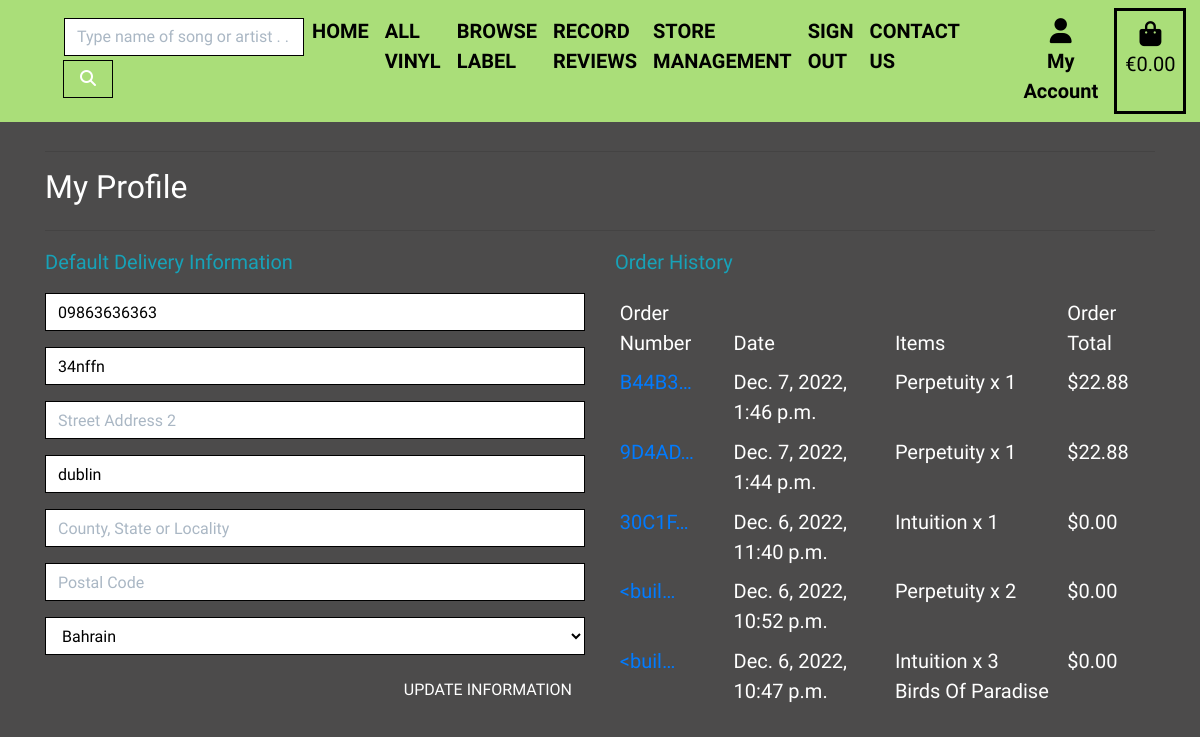
Before: /profile/ (signed in) with the older database file.
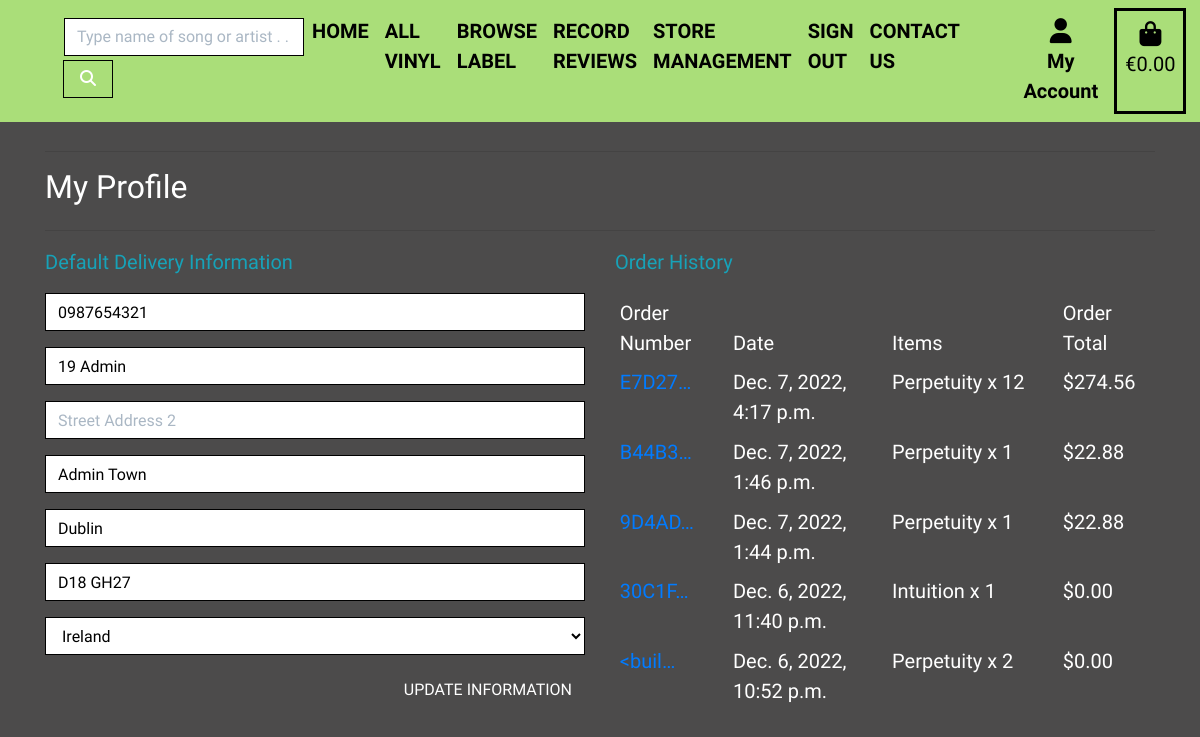
After: the same page with the newer database file.
### profiles/models.py (models this page shows, shortened)
class UserProfile(models.Model):
    user = models.OneToOneField(User, on_delete=models.CASCADE)
    default_phone_number = models.CharField(
        max_length=20, null=True, blank=True
    )
    default_street_address1 = models.CharField(
        max_length=80, null=True, blank=True
    )
    default_street_address2 = models.CharField(
        max_length=80, null=True, blank=True
    )
    default_town_or_city = models.CharField(
        max_length=40, null=True, blank=True
    )
    default_county = models.CharField(max_length=80, null=True, blank=True)
    default_postcode = models.CharField(max_length=20, null=True, blank=True)
    default_country = CountryField(
        blank_label='Country', null=True, blank=True
    )

### checkout/models.py (models this page shows, shortened)
class Order(models.Model):
    order_number = models.CharField(max_length=32, null=False, editable=False)
    user_profile = models.ForeignKey(UserProfile, on_delete=models.SET_NULL,
                                     null=True, blank=True,
                                     related_name='orders'
                                     )
    full_name = models.CharField(max_length=50, null=False, blank=False)
    email = models.EmailField(max_length=254, null=False, blank=False)
    phone_number = models.CharField(max_length=20, null=False, blank=False)
    country = CountryField(blank_label='Country *', null=False, blank=False)
    town_or_city = models.CharField(max_length=40, null=False, blank=False)
    street_address1 = models.CharField(max_length=80, null=False, blank=False)
    street_address2 = models.CharField(max_length=80, null=True, blank=True)
    postcode = models.CharField(max_length=20, null=True, blank=True)
    county = models.CharField(max_length=80, null=True, blank=True)
    date = models.DateTimeField(auto_now_add=True)
    delivery_cost = models.DecimalField(
        max_digits=6, decimal_places=2, null=False, default=0
    )
    order_total = models.DecimalField(
        max_digits=10, decimal_places=2, null=False, default=0
    )
    grand_total = models.DecimalField(
        max_digits=10, decimal_places=2, null=False, default=0
    )
    original_basket = models.TextField(null=False, blank=False, default='')
    stripe_pid = models.CharField(
        max_length=254, null=False, blank=False, default=''
    )
    class Meta:
        ordering = ['-date']

class ItemCheckout(models.Model):
    order = models.ForeignKey(
        Order, null=False, blank=False, on_delete=models.CASCADE,
        related_name='itemcheckout'
    )
    record = models.ForeignKey(
        Record, null=False, blank=False, on_delete=models.CASCADE
    )
    quantity = models.IntegerField(null=False, blank=False, default=0)
    item_total = models.DecimalField(
        max_digits=6, decimal_places=2, null=False, blank=False, editable=False
    )

### products/models.py (models this page shows, shortened)
class Record(models.Model):
    title = models.CharField(max_length=254)
    artist = models.CharField(max_length=254)
    producer = models.CharField(max_length=254, default="")
    label = models.ForeignKey(Label, on_delete=models.CASCADE)
    price = models.DecimalField(max_digits=4, decimal_places=2)
    track = models.CharField(
        max_length=100, null=False, blank=False, default=""
    )
    description = models.TextField(null=True, blank=True)
    image_url = models.URLField(max_length=1024, null=True, blank=True)
    image = models.ImageField(null=True, blank=True)

### profiles/views.py (the view)
# urls.py: path('profile/', include('profiles.urls')),
@login_required
def profile(request):
    profile = get_object_or_404(UserProfile, user=request.user)
    if request.method == 'POST':
        form = UserProfileForm(request.POST, instance=profile)
        if form.is_valid():
            form.save()
            messages.success(request, 'Profile updated successfully')
        else:
            messages.error(request, 'Update failed. Please ensure the form is \
                valid.')
    else:
        form = UserProfileForm(instance=profile)
    orders = profile.orders.all()
    template = 'profiles/profile.html'
    context = {
        'form': form,
        'orders': orders,
        'on_profile_page': True
    }
    return render(request, template, context)

### basket/contexts.py (called while the page is built, shortened)
def basket_contents(request):
    basket_items = []
    total = 0
    record_count = 0
    basket = request.session.get('basket', {})
    delivery = total * Decimal(settings.DELIVERY_PERCENTAGE / 100)
    grand_total = total + delivery
    context = {
        'basket_items': basket_items,
        'total': total,
        'record_count': record_count,
        'delivery': delivery,
        'grand_total': grand_total,
    }
    return context

### profiles/templates/profiles/profile.html (shortened to what this page needs)
{% extends "base.html" %}
{% load static %}
{% block extra_css %}
    <link rel="stylesheet" href="{% static 'profiles/css/profile.css' %}">
{% endblock %}
{% block page_header %}
    <div class="container header-container">
    </div>
{% endblock %}
{% block content %}
    <div class="container">
        <div class="row">
            <div class="col">
                <hr>
                <h2 class="font-weight-normal text-white mb-4">My Profile</h2>
                <hr>
            </div>
        </div>
        <div class="row">
            <div class="col-12 col-lg-6">
                <p class="text-info">Default Delivery Information</p>
                <form class="mt-3" action="{% url 'profile' %}" method="POST" id="profile-update-form">
                    {{ form|crispy }}
                    <button class="btn btn-black rounded-0 text-uppercase float-right font-weight-normal text-white">
                        Update Information</button>
                </form>
            </div>
            <div class="col-12 col-lg-6">
                <p class="text-info">Order History</p>
                <div class="order-history table-responsive">
                    <table class="table table-sm table-borderless">
                        <thead>
                            <tr>
                                <th class="font-weight-normal text-white">Order Number</th>
                                <th class="font-weight-normal text-white">Date</th>
                                <th class="font-weight-normal text-white">Items</th>
                                <th class="font-weight-normal text-white">Order Total</th>
                            </tr>
                        </thead>
                        <tbody>
                            {% for order in orders %}
                                <tr>
                                    <td>
                                        <a href="{% url 'order_history' order.order_number %}"
                                        title="{{ order.order_number }}">
                                            {{ order.order_number|truncatechars:6 }}
                                        </a>
                                    </td>
                                    <td class="font-weight-normal text-white">{{ order.date }}</td>
                                    <td class="font-weight-normal text-white">
                                        <ul class="list-unstyled">
                                            {% for item in order.itemcheckout.all %}
                                                <li class="medium">
                                                    {{ item.record.title }} x {{ item.quantity }}
                                                </li>
                                            {% endfor %}
                                        </ul>
                                    </td>
                                    <td class="font-weight-normal text-white">${{ order.grand_total }}</td>
                                </tr>
                            {% endfor %}
                        </tbody>
                    </table>
                </div>
            </div>
        </div>
{% endblock %}

Changed rows visible on the page:
no longer on this page (row unchanged): Order: order_number "<buil…", date "Dec. 6, 2022, 10:47 p.m.", grand_total "0.00"
no longer on this page (row unchanged): ItemCheckout: record "Intuition", quantity "3", shown under "<buil…"
no longer on this page (row unchanged): ItemCheckout: record "Birds Of Paradise…", shown under "<buil…"
changed UserProfile: default_phone_number "09863636363" → "0987654321"; default_street_address1 "34nffn" → "19 Admin"; default_town_or_city "dublin" → "Admin Town"; default_county (not shown) → "Dublin"; default_postcode (not shown) → "D18 GH27"; default_country "Bahrain" → "Ireland"
added Order: order_number "E7D27…", date "Dec. 7, 2022, 4:17 p.m.", grand_total "274.56"
added ItemCheckout: record "Perpetuity", quantity "12", shown under "E7D27…"
